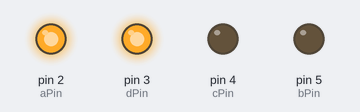
The sketch below on a simulated Arduino Uno, built with avr-gcc and run on an emulated ATmega328P. On the bench: output pins drawn as LEDs (lit = HIGH).

Above: at 0.1 s.
Timing chart, 0 to 1.6 s (numbered marks = the images above):
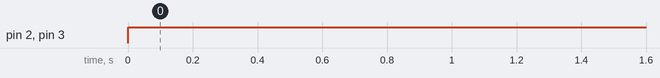

The sketch:

display_7_segmentos-basico.ino
```cpp
int aPin=2;// pin A of ic-display-controler
int bPin=5;
int cPin=4;
int dPin=3;

void setup() {
  Serial.begin(9600);
  pinMode(aPin,OUTPUT);
  pinMode(bPin,OUTPUT);
  pinMode(cPin,OUTPUT);
  pinMode(dPin,OUTPUT);
}

void loop() {
  digitalWrite(dPin,1);
  digitalWrite(cPin,0);
  digitalWrite(bPin,0);
  digitalWrite(aPin,1);


}
```

Measured:
- by itself, pin 2 (aPin), pin 3 (dPin): LOW → HIGH at 0.00 s
